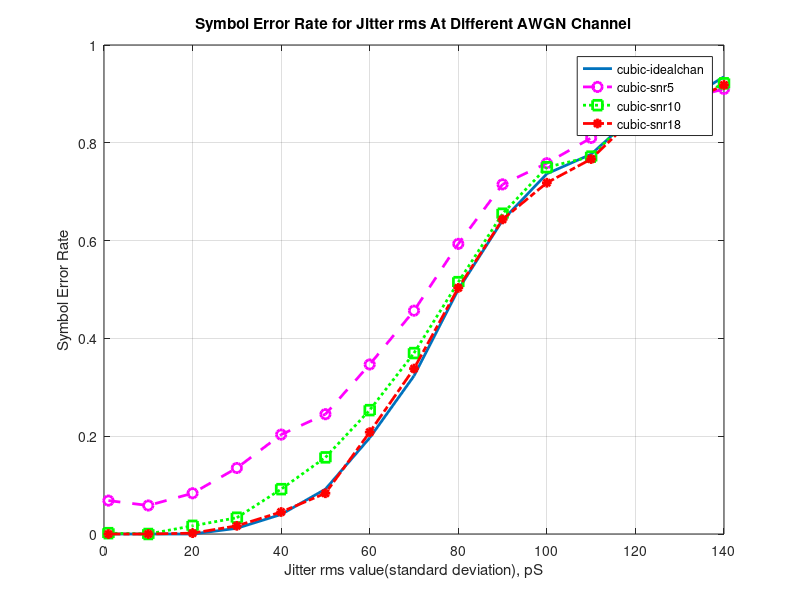
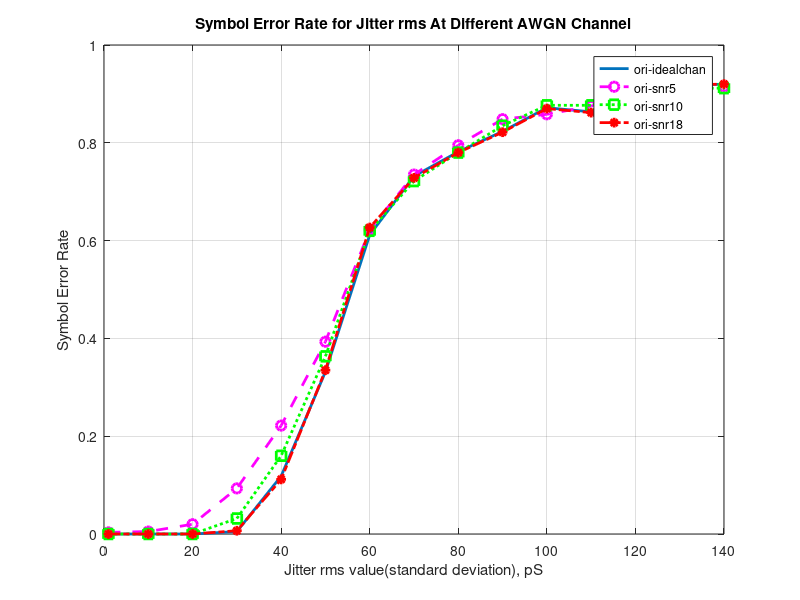

Here is the MATLAB script that generated these plots, in order:
clc;
clear all;
close all;


jit = [ 1e-12 1e-11 2e-11 3e-11 4e-11 5e-11 6e-11 7e-11 8e-11 9e-11 10e-11 11e-11 12e-11 13e-11 14e-11 ]*1e12;

ori_idealchan   = [ 0 0 0 0.0050 0.1183 0.3317 0.6117 0.7317 0.7817 0.8233 0.8717 0.8633 0.9050 0.9167 0.9200];
cubic_idealchan = [ 0 0 0 0.0117 0.0400 0.0917 0.1967 0.3233 0.5000 0.6417 0.7367 0.7767 0.8583 0.8800 0.9350];

ori_snr5    = [ 0.0033 0.0050 0.0200 0.0933 0.2217 0.3933 0.6217 0.7350 0.7950 0.8483 0.8583 0.8750 0.9067 0.9267 0.9150];
cubic_snr5  = [ 0.0683 0.0583 0.0833 0.1350 0.2033 0.2450 0.3467 0.4567 0.5933 0.7150 0.7583 0.8100 0.8717 0.8867 0.9100];

ori_snr10   = [ 0 0 0 0.0317 0.1600 0.3633 0.6200 0.7217 0.7800 0.8350 0.8767 0.8767 0.9017 0.9117 0.9117];
cubic_snr10 = [ 0.0017 0 0.0167 0.0333 0.0917 0.1567 0.2533 0.3700 0.5150 0.6550 0.7500 0.7717 0.8633 0.8750 0.9217 ];


ori_snr18   = [ 0 0 0 0.0067 0.1117 0.3350 0.6267 0.7283 0.7800 0.8217 0.8700 0.8617 0.9050 0.9183 0.9200];
cubic_snr18 = [ 0 0 0.0017 0.0167 0.0450 0.0833 0.2083 0.3383 0.5033 0.6433 0.7183 0.7667 0.8550 0.8750 0.9183];


figure;
plot(jit,cubic_idealchan,'LineWidth',2);hold;
plot(jit,cubic_snr5,'--mo','LineWidth',2,'MarkerSize',7);
plot(jit,cubic_snr10,':gs','LineWidth',2,'MarkerSize',7);
plot(jit,cubic_snr18,'-.r*','LineWidth',2,'MarkerSize',7);
xlabel('Jitter rms value(standard deviation), pS');ylabel('Symbol Error Rate');grid on;
title('Symbol Error Rate for Jitter rms At Different AWGN Channel');
legend('cubic-idealchan', 'cubic-snr5', 'cubic-snr10', 'cubic-snr18' ); hold;



figure;
plot(jit,ori_idealchan,'LineWidth',2);hold;
plot(jit,ori_snr5,'--mo','LineWidth',2,'MarkerSize',7);
plot(jit,ori_snr10,':gs','LineWidth',2,'MarkerSize',7);
plot(jit,ori_snr18,'-.r*','LineWidth',2,'MarkerSize',7);
xlabel('Jitter rms value(standard deviation), pS');ylabel('Symbol Error Rate');grid on;
title('Symbol Error Rate for Jitter rms At Different AWGN Channel');
legend('ori-idealchan', 'ori-snr5', 'ori-snr10', 'ori-snr18' ); hold;